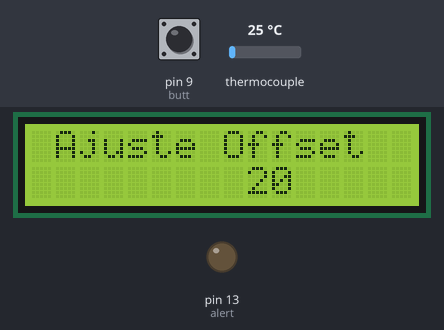
Recording of a sketch running on a simulated Arduino Uno, built with avr-gcc and run on an emulated ATmega328P. Parts: 16×2 character LCD, output pins drawn as LEDs (lit = HIGH). Dashed ring = blinking. Inputs (shaded band) come from the test bench; at power-on: pin 9 (butt) LOW, thermocouple 25 °C.

Above: at 0.8 s.
0.9 s: pin 9 (butt) pulled HIGH for 1 s
At 2.84 s:
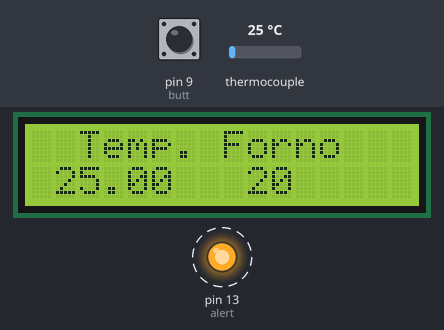
3.6 s: thermocouple set to 19 °C
At 5.1 s:
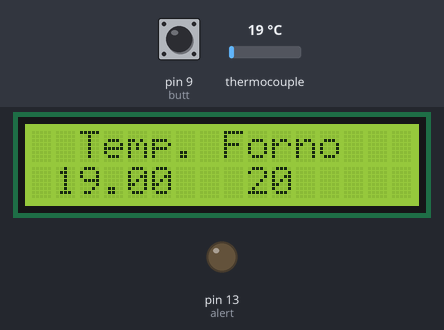
5.4 s: thermocouple set to 6 °C
At 7.1 s:
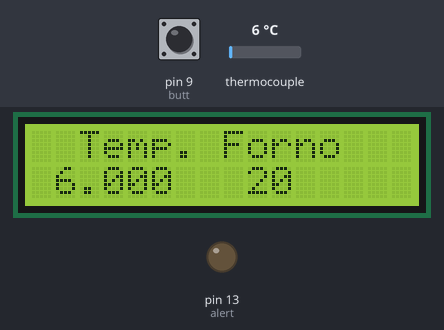
7.4 s: thermocouple set to 75 °C
At 8.85 s:
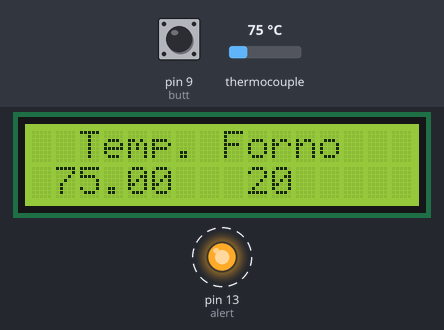
Timing chart, 0 to 10.4 s (numbered marks = the images above; inputs shaded):
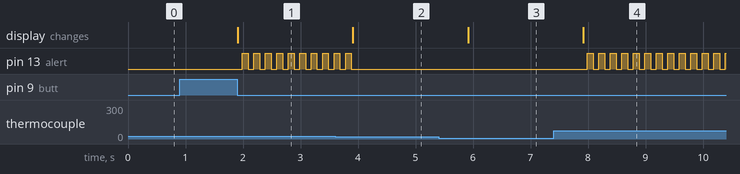

Measured:
- the behaviour switches between 21 and 20 °C on thermocouple (found by bisection; images 1 and 2)
- after the input at 0.9 s, pin 13 (alert): alternates HIGH for 0.10 s and LOW for 0.10 s, starting after 1.1 s; the display: changes after 1.0 s (image 1)
- after the input at 3.6 s, pin 13 (alert): goes on until 3.9 s, then stays LOW; the display: changes after 0.31 s (image 2)
- after the input at 5.4 s, the display: changes after 0.52 s (image 3)
- after the input at 7.4 s, pin 13 (alert): alternates HIGH for 0.10 s and LOW for 0.10 s, starting after 0.59 s; the display: changes after 0.52 s (image 4)

The sketch:

canisMajoris.ino
```cpp
/*
   Controle de Temperatura de Forno Industrial
	 com Arduino e Termopar Tipo K
 */


// --- Bibliotecas Auxiliares ---
#include <LiquidCrystal.h>                                  //inclui LCD
#include <max6675.h>                                        //inclui max6675
#include <Wire.h>                                           //inclui wire


// --- Mapeamento de Hardware ---
#define     alert     13                                    //saída para acionamento do alarme
#define     butt       9                                    //entrada para botão de ajuste de offset


// --- Hardware do MAX6675 ---
const int   thermoDO  = 11;                                 //Pino DO (ou SO)
const int   thermoCS  = 12;                                 //CS
const int   thermoCLK =  6;                                 //Pino CLK (ou SCK)

MAX6675 thermocouple(thermoCLK, thermoCS, thermoDO);        //Cria objeto para termopar e MAX6675

// --- Hardware do LCD ---
LiquidCrystal lcd (8,                                       //RS no digital 8
                   7,                                       //EN no digital 7
                   5,                                       //D4 no digital 5
                   4,                                       //D5 no digital 4
                   3,                                       //D6 no digital 3
                   2);                                      //D7 no digital 2


// --- Variáveis Globais ---
short       counterT2   = 0x00,                             //contador auxiliar para o Timer2
            offset      = 0x14,                             //offset (compara temperatura)
            ini_cond    = 0x00;                             //inicial condição para monitorar temperatura

boolean     aux         = 0x01,                             //flag auxiliar para loop finito
            flag        = 0x00;                             //flag auxiliar para botão


// --- Interrupção ---

ISR(TIMER2_OVF_vect)
{

    TCNT2 = 0x64;                                           //Reinicializa o registrador do Timer2
    ini_cond++;                                             //incrementa ini_cond


    if(ini_cond > 100)                                      //ini_cond maior que 100?
    {                                                       //sim
      aux = 0x00;                                           //limpa aux (invalida loop finito)
      counterT2++;                                          //incrementa counterT2

    } //end if ini_cond


    if(counterT2 == 10)                                     //counterT2 igual a 10?
    {                                                       //sim
      counterT2 = 0x00;                                     //reinicia
      digitalWrite(alert, !digitalRead(alert));             //inverte estado do pino de alerta

    } //end if counterT2


} //end ISR


// --- Configurações Iniciais ---
void setup()
{

  pinMode(butt,   INPUT);                                   //entrada para botão
  pinMode(alert, OUTPUT);                                   //saída para sistema de alerta
  digitalWrite(alert, LOW);                                 //saída alert inicia em LOW

  // -- Registradores de configuração do Timer2 --
  TCCR2A = 0x00;                                            //Timer2 operando em modo normal
  TCCR2B = 0x07;                                            //Prescaler 1:1024
  TCNT2  = 0x64;                                            //Overflow de aproximadamente 10ms
  TIMSK2 = 0x00;                                            //interrupção do Timer2 inicia desligada

  lcd.begin(16, 2);                                         //inicializa LCD 16x2
  lcd.clear();                                              //limpa display


  // -- Loop Finito (aguarda setar flag aux) --
  while(aux)
  {

      if(digitalRead(butt))                                 //botão pressionado?
      {                                                     //sim
         flag = 0x01;                                       //seta flag
         TIMSK2 = 0x01;                                     //liga interrupção do Timer2

      } //end if butt


      if(!digitalRead(butt) && flag)                        //botão solto e flag setada?
      {                                                     //sim
         flag = 0x00;                                       //limpa flag
         offset++;                                          //incrementa offset
         TIMSK2 = 0x00;                                     //desliga interrupção do Timer2
         ini_cond = 0x00;                                   //zera cond_ini

      } //end if

      lcd.setCursor(0,0);                                   //posiciona cursor
      lcd.print(" Ajuste Offset  ");                        //imprime mensagem
      lcd.setCursor(9,1);                                   //posiciona cursor
      lcd.print(offset);                                    //mostra offset atual


  } //end while


  lcd.clear();                                              //limpa display
  lcd.setCursor(0,0);                                       //posiciona cursor
  lcd.print("  Temp. Forno   ");                            //imprime mensagem
  lcd.setCursor(9,1);                                       //posiciona cursor
  lcd.print(offset);                                        //mostra offset ajustado


} //end setup


// --- Loop Infinito ---
void loop()
{


  lcd.setCursor(1,1);                                       //posiciona cursor
  lcd.print(thermocouple.readCelsius());                    //imprime temperatura em graus Celsius


  if(thermocouple.readCelsius() > offset) TIMSK2 = 0x01;    //se temperatura maior que offset ajustado, liga interrupção


  else                                                      //senão
  {
     TIMSK2 = 0x00;                                         //mantém interrupção desligada
     digitalWrite(alert, LOW);                              //mantém saída de alerta em LOW

  } //end else


  delay(1000);                                              //taxa de atualização do display


} //end loop
```
